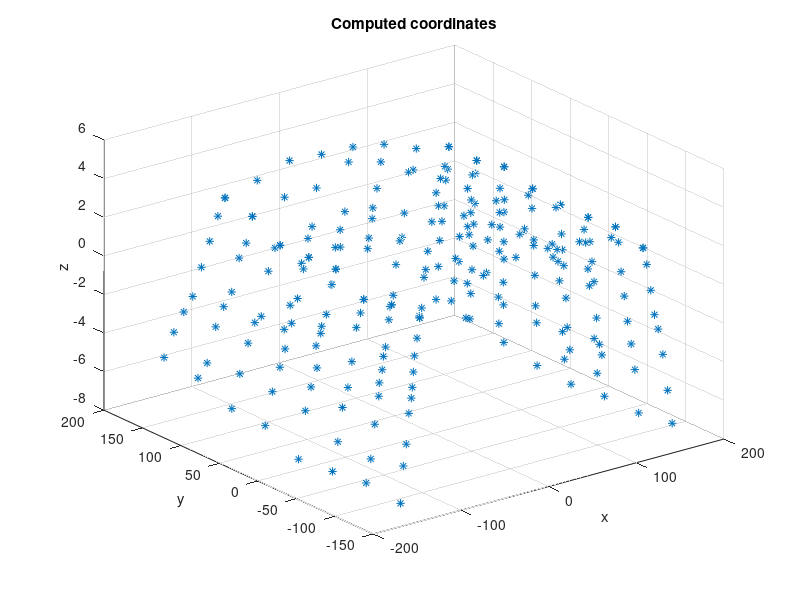
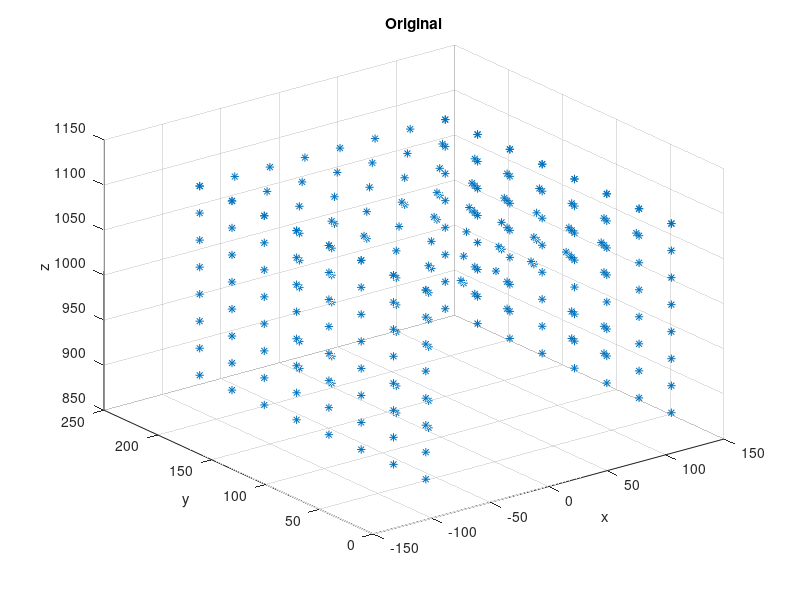

These charts were generated, in order, by the following MATLAB code:
clc;
close all;
% load HouseTallBasler64;
load affrec3;
% xpoints = W(1:NrFrames,:);
% ypoints = W(NrFrames+1:end,:);
% tx = mean(xpoints,2);
% ty = mean(ypoints,2);
% xs=bsxfun(@minus,xpoints,tx);
% ys=bsxfun(@minus,ypoints,ty);
% w = [xs;ys;];
t = mean(W, 2);
W = W - repmat(t, 1, size(W, 2));
[U, D, V] = svd(W);
M = U(:, 1:3)*sqrt(D(1:3, 1:3)); 
S = (D(1:3, 1:3))*V(:, 1:3)';


    
figure(1);
plot3(S(1, :), S(2,:), S(3,:),'*');
grid on;
title('Computed coordinates');
xlabel('x'); 
ylabel('y'); 
zlabel('z');
figure(2);
plot3(X(1, :), X(2,:), X(3,:),'*');
grid on;
title('Original');
xlabel('x'); 
ylabel('y'); 
zlabel('z');
